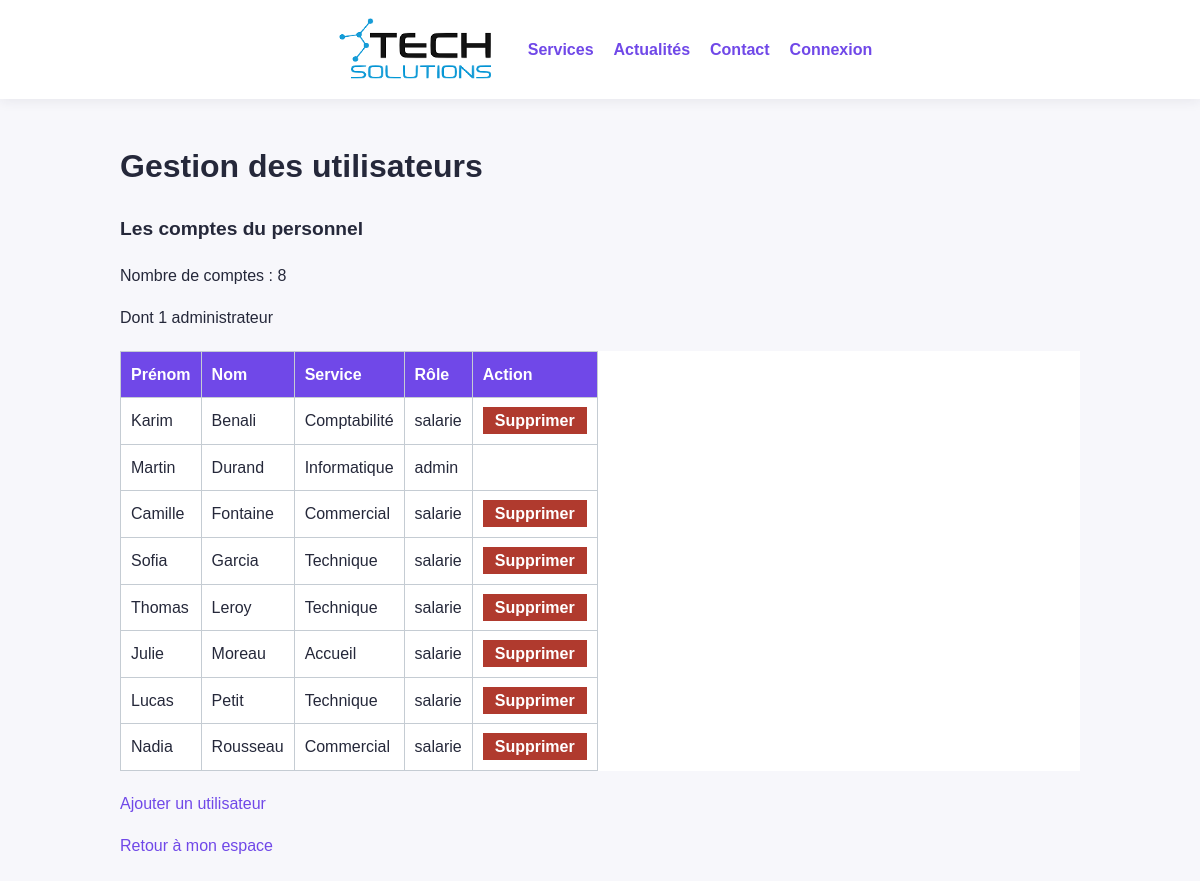
The page /utilisateurs.php (signed in) on the database its author committed.
### tables this page shows
CREATE TABLE `utilisateurs` (
  `id` int(11) NOT NULL AUTO_INCREMENT,
  `identifiant` varchar(30) NOT NULL,
  `mot_de_passe` varchar(255) NOT NULL,
  `prenom` varchar(50) NOT NULL,
  `nom` varchar(50) NOT NULL,
  `service` varchar(50) NOT NULL,
  `role` varchar(10) NOT NULL,
  PRIMARY KEY (`id`),
  UNIQUE KEY `identifiant` (`identifiant`)
);

### utilisateurs.php (the view, shortened to what this page needs)
<?php
require "inc/bdd.php";
$requete = $pdo->query("SELECT id, prenom, nom, service, role FROM utilisateurs ORDER BY nom");
$utilisateurs = $requete->fetchAll();
$requeteAdmin = $pdo->query("SELECT id FROM utilisateurs WHERE role = 'admin'");
$administrateurs = $requeteAdmin->fetchAll();
?>
<!DOCTYPE html>
<html lang="fr">
<head>
  <link rel="stylesheet" href="css/css.css">
</head>
<body>
  <nav class="navigation">
    <a href="index.php"><img src="images/logo.png" alt="TechSolutions" class="logo"></a>
    <a href="services.php">Services</a>
    <a href="pages/informations/actualites.html">Actualités</a>
    <a href="pages/informations/contact.php">Contact</a>
    <a href="pages/compte/connexion.php">Connexion</a>
  </nav>
  <main>
    <h1>Gestion des utilisateurs</h1>
    <p class="slogan">Les comptes du personnel</p>
    <p>Nombre de comptes : <?php echo count($utilisateurs); ?></p>
    <p>Dont <?php echo count($administrateurs); ?> administrateur</p>
    <table>
      <tr>
        <th>Prénom</th>
        <th>Nom</th>
        <th>Service</th>
        <th>Rôle</th>
        <th>Action</th>
      </tr>
      <?php foreach ($utilisateurs as $u) { ?>
      <tr>
        <td><?php echo htmlspecialchars($u["prenom"]); ?></td>
        <td><?php echo htmlspecialchars($u["nom"]); ?></td>
        <td><?php echo htmlspecialchars($u["service"]); ?></td>
        <td><?php echo htmlspecialchars($u["role"]); ?></td>
        <td>
          <?php if ((int) $u["id"] != (int) $_SESSION["id"]) { ?>
          <a class="bouton-supprimer" href="confirmer.php?id=<?php echo (int) $u["id"]; ?>">Supprimer</a>
          <?php } ?>
        </td>
      </tr>
      <?php } ?>
    </table>
    <p><a href="ajouter.php">Ajouter un utilisateur</a></p>
    <p><a href="espace.php">Retour à mon espace</a></p>
  </main>
</body>
</html>

### css/css.css (style rules this page uses)
body { margin: 0; color: #25283a; background: #f7f7fb; font-family: Arial, sans-serif; line-height: 1.6; }
.navigation { display: flex; align-items: center; justify-content: center; flex-wrap: wrap; gap: 8px 12px; padding: 14px; background: white; box-shadow: 0 2px 12px rgba(37, 40, 58, 0.08); }
.navigation a { display: inline-block; margin: 0 4px; font-weight: bold; }
a { color: #7048e8; text-decoration: none; }
.logo { display: block; width: 180px; height: auto; }
.formulaire button, button.bouton, .bouton-supprimer { border: 0; color: white; background-color: #e67e22; font-weight: bold; padding: 10px 20px; cursor: pointer; }
.bouton-supprimer { background-color: #b03a2e; padding: 5px 12px; }
.slogan { font-size: 1.2em; font-weight: bold; }
table { width: 100%; margin: 20px auto; border-collapse: collapse; background: white; }
table { display: block; overflow-x: auto; white-space: nowrap; }
th { color: white; background: #7048e8; }
th, td { padding: 10px; border: 1px solid #c5ccd3; text-align: left; }
main { max-width: 1000px; margin: auto; padding: 20px; box-sizing: border-box; }

### rows shown on the page
utilisateurs: prenom "Karim", nom "Benali", service "Comptabilité", role "salarie"
utilisateurs: prenom "Martin", nom "Durand", service "Informatique", role "admin"
utilisateurs: prenom "Camille", nom "Fontaine", service "Commercial", role "salarie"
utilisateurs: prenom "Sofia", nom "Garcia", service "Technique", role "salarie"
utilisateurs: prenom "Thomas", nom "Leroy", service "Technique", role "salarie"
utilisateurs: prenom "Julie", nom "Moreau", service "Accueil", role "salarie"
utilisateurs: prenom "Lucas", nom "Petit", service "Technique", role "salarie"
utilisateurs: prenom "Nadia", nom "Rousseau", service "Commercial", role "salarie"

### other values the page prints
count($utilisateurs) "8"
count($administrateurs) "1"
